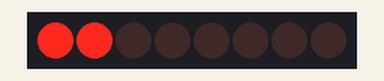
Bench run of a sketch on a simulated Arduino Uno, built with avr-gcc and run on an emulated ATmega328P. Parts: 8 shift-register outputs drawn as a row of LEDs (first output left, lit = HIGH). Wiring (inferred from the names in the program): shift register (74HC595): data pin 7; shift clock pin 5; latch pin 6. Wiring (inferred from the signals the program sends): row of LEDs: on Q0, Q1, Q2, Q3, Q4, Q5, Q6, Q7.

Above: at 0.15 s.
At 0.75 s:
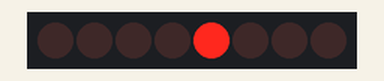
At 1.05 s:
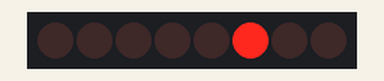
At 1.35 s:
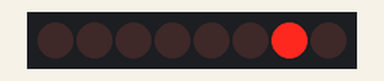
At 2.25 s:
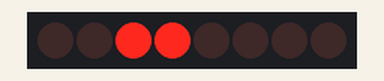
At 3.45 s:
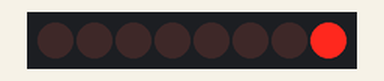
Timing chart, 0 to 4.1 s (numbered marks = the images above):
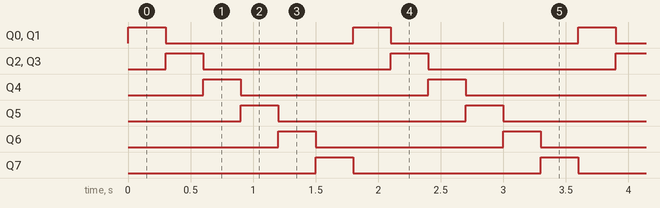

The sketch:

shiftreg.ino
```cpp
/*
    シフトレジスタのサンプル
    data[]配列の内容に合わせてLEDが点灯する。
    使ったシフトレジスタ：U74HC595AG-D16-T
*/

#include <Arduino.h>
#define PIN_SRCLK 5
#define PIN_RCLK  6
#define PIN_SER   7

void setup() {
  pinMode(PIN_SRCLK, OUTPUT);
  pinMode(PIN_RCLK , OUTPUT);
  pinMode(PIN_SER  , OUTPUT);
}

void shiftreg_write(byte data) {
  for (int i = 0; i < 8; i++) {
    if ((data >> i) & 0x01) {
      digitalWrite(PIN_SER, HIGH);
    } else {
      digitalWrite(PIN_SER, LOW);
    }
    digitalWrite(PIN_SRCLK, LOW);
    digitalWrite(PIN_SRCLK, HIGH);
  }
  digitalWrite(PIN_RCLK, LOW);
  digitalWrite(PIN_RCLK, HIGH);
}

byte data[] = {
  0b11000000,
  0b00110000,
  0b00001000,
  0b00000100,
  0b00000010,
  0b00000001,
};
int len = sizeof(data) / sizeof(byte);
void loop() {
  for (int i = 0; i< len; i++) {
    shiftreg_write(data[i]);
    delay(300);
  }
}
```

Measured:
- by itself, Q0–7: alternates HIGH for 0.30 s and LOW for 1.5 s
- by itself, everything shown: repeats every 1.8 s, in 6 steps
